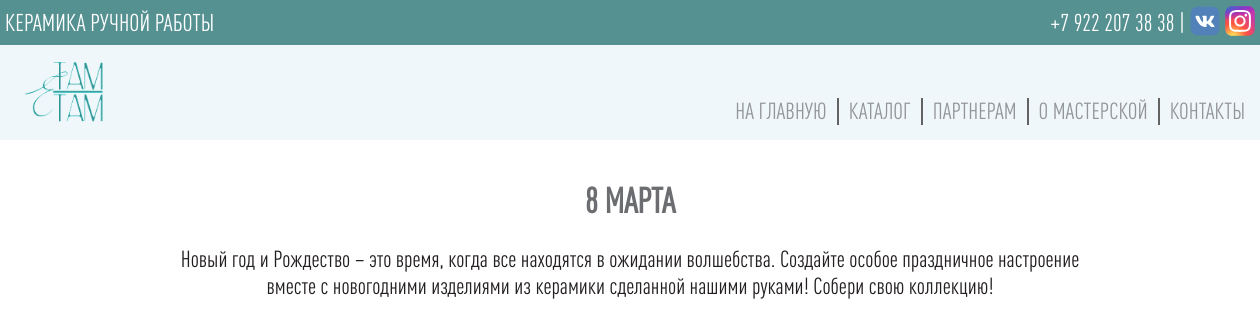
Page /partners/category/mart/ on the committed database.
### partners/models.py (models this page shows, shortened)
class PartnersCategory(models.Model):
    name = models.CharField(max_length=100, verbose_name='Имя категории')
    slug = models.SlugField(unique=True, verbose_name='Текст для ссылки (введите название категории на английском)')
    image = models.ImageField(upload_to='partners/images' ,verbose_name='Изображение категории', null=True)
    descriprion = models.TextField(verbose_name='Описание категории', null=True)

### partners/views.py (the view)
# urls.py: path('category/<str:slug>/', views.partners_detail, name='partners_detail'),
def partners_detail(requset, slug):
    category = get_object_or_404(PartnersCategory, slug=slug)
    products = PartnersProduct.objects.order_by()
    context = {'products' : products, 'category' : category}
    return render(requset, 'partners/partners_detail.html', context)

### cart/cart.py (called while the page is built)
    def __iter__(self):
        product_ids = self.cart.keys()
        products = Product.objects.filter(id__in=product_ids)
        cart = self.cart.copy()
        for product in products:
            cart[str(product.id)]['product'] = product
        for item in cart.values():
            item['price'] = Decimal(item['price'])
            item['total_price'] = item['price'] * item['quantity']
            yield item

### main/context_processors.py (called while the page is built)
def product_cart_context(request):
    cartForm = CartForm()
    cart = Cart(request)
    len_product = 0
    for item in cart:
        item['update_quantity_form'] = CartAddProductForm(initial={'quantity': item['quantity'],
                                                                   'update': True})
        len_product += 1
    return ({'cart' : cart, 'len_product' : len_product, 'cartForm' : cartForm})

### partners/templates/partners/partners_detail.html (shortened to what this page needs)
{% extends 'main/base.html' %}
{% block content %}
    <div class="container-fluid">
        <h1 class="title-of-page">
            {{ category.name }}
        </h1>
        <p class="partners-description">
            {{ category.descriprion }}
        </p>
    </div>
{% endblock %}

### static/css/style.css (style rules this page uses)
* { padding: 0; margin: 0; text-decoration: none; list-style-type: none; font-family: "DINPro-CondensedMedium"; }
.container-fluid { width: 950px; margin: 0 auto; }
.title-of-page { color: #6C6D70; font-weight: bold; font-size: 35px; text-transform: uppercase; text-align: center; margin-top: 40px; }
.partners-description { font-size: 23px; margin-top: 25px; padding-bottom: 25px; text-align: center; color: #231F20; }

### rows in the picture
PartnersCategory: name "8 МАРТА", descriprion "Новый год и Рождество – это время, когда все находятся в ожидании волшебства. Создайте особое праздничное настроение вместе с новогодними изделиями из керамики сделанной нашими руками! Собери свою коллекцию!"
